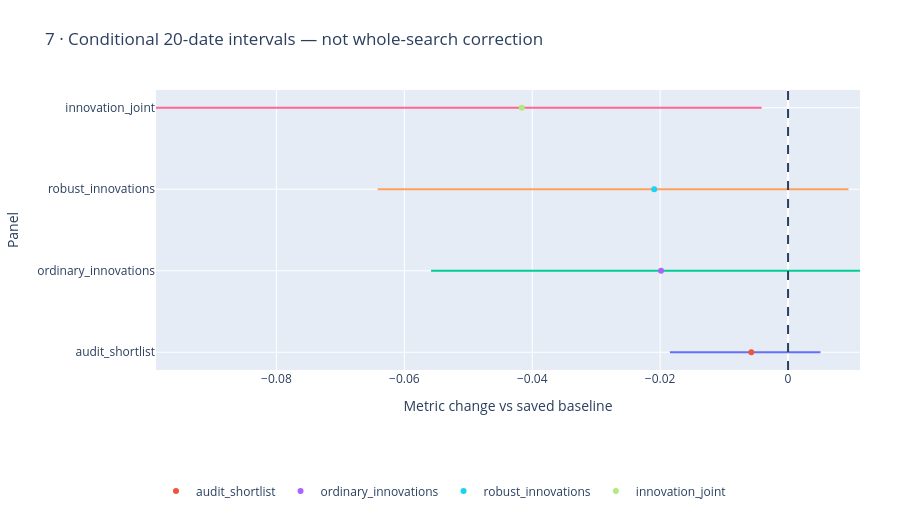

The notebook cell saved with this chart:
### Markdown cell above
## Uncertainty

Shown bounds condition on this round's fitted models. Both rounds and historical adaptive research create additional uncorrected multiplicity.

### Code cell
figures[6].show()

### Figure 1 — Plotly figure (JSON) as saved in the notebook; plotly's stock layout.template omitted (floating-point values rounded to 4 significant figures)
{"data": [{"mode": "lines", "showlegend": false, "type": "scatter", "x": [-0.01847, 0.005071], "y": ["audit_shortlist", "audit_shortlist"]}, {"mode": "markers", "name": "audit_shortlist", "type": "scatter", "x": [-0.00575], "y": ["audit_shortlist"]}, {"mode": "lines", "showlegend": false, "type": "scatter", "x": [-0.05582, 0.01125], "y": ["ordinary_innovations", "ordinary_innovations"]}, {"mode": "markers", "name": "ordinary_innovations", "type": "scatter", "x": [-0.01986], "y": ["ordinary_innovations"]}, {"mode": "lines", "showlegend": false, "type": "scatter", "x": [-0.06417, 0.009448], "y": ["robust_innovations", "robust_innovations"]}, {"mode": "markers", "name": "robust_innovations", "type": "scatter", "x": [-0.02093], "y": ["robust_innovations"]}, {"mode": "lines", "showlegend": false, "type": "scatter", "x": [-0.09883, -0.00414], "y": ["innovation_joint", "innovation_joint"]}, {"mode": "markers", "name": "innovation_joint", "type": "scatter", "x": [-0.04164], "y": ["innovation_joint"]}], "layout": {"height": 520, "legend": {"orientation": "h", "y": -0.38}, "margin": {"b": 150, "l": 85, "r": 40, "t": 90}, "shapes": [{"line": {"dash": "dash"}, "type": "line", "x0": 0, "x1": 0, "xref": "x", "y0": 0, "y1": 1, "yref": "y domain"}], "title": {"text": "7 · Conditional 20-date intervals — not whole-search correction"}, "xaxis": {"title": {"text": "Metric change vs saved baseline"}}, "yaxis": {"title": {"text": "Panel"}}}}
